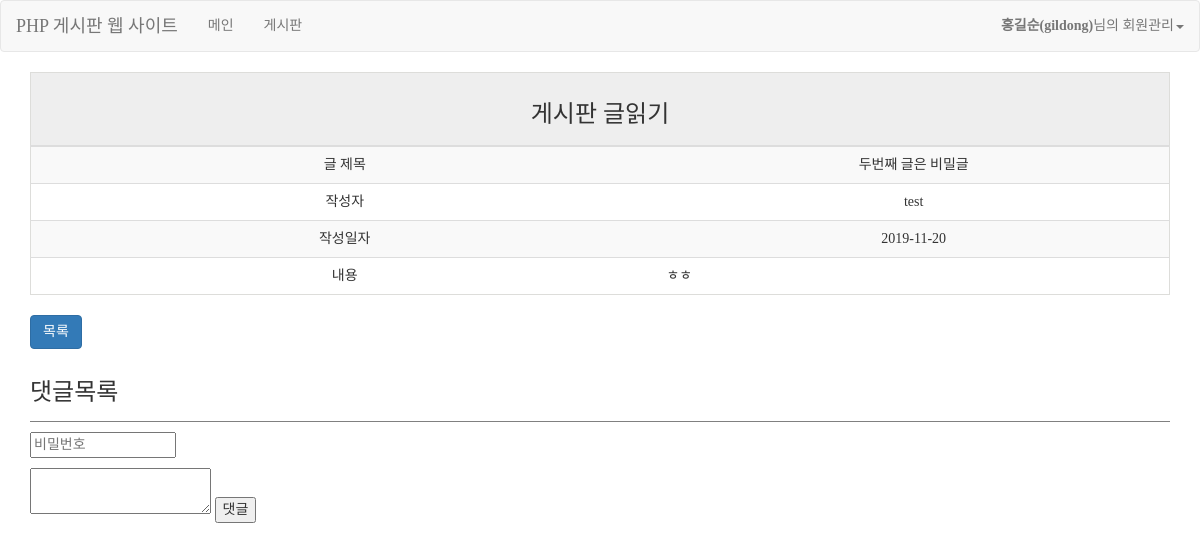
The app's page /gimal/read.php?idx=2 (signed in) with its own data.
### tables this page shows
CREATE TABLE `board` (
  `idx` int(11) NOT NULL,
  `name` varchar(100) NOT NULL,
  `pw` varchar(100) NOT NULL,
  `title` varchar(100) NOT NULL,
  `content` text NOT NULL,
  `date` date NOT NULL,
  `hit` int(11) NOT NULL,
  `lock_post` int(11) NOT NULL
);

### gimal/db/db_con.php (called while the page is built)
<?php
	$db_id="root";
	$db_pw="";
	$db_name="bbs";
	$db_domain="localhost";
	$db=mysqli_connect($db_domain,$db_id,$db_pw,$db_name);
	function mq($sql){
		global $db;
		return $db->query($sql);
	}
?>

### gimal/read.php (the view, shortened to what this page needs)
<?php
	include "./db/db_con.php";
	$bno = $_GET['idx'];
	$sql = mq("select
				 *
			   from
				 board
			   where
				 idx='".$bno."'
			");
	$board = $sql->fetch_array();
?>
<!DOCTYPE html>
<html>
	<head>
		<?php include_once "./fragments/head.php";?>
	</head>
	<body>
		<nav class="navbar navbar-default">
			<?php include_once "./fragments/header.php";?>
		</nav>
		<div class="container">
			<div id="board_read">
				<table class="table table-striped" style="text-align: center; border: 1px solid #ddddda">
					<thead>
						<tr>
							<th colspan="2" style="background-color: #eeeeee; text-align: center;"><h3>게시판 글읽기</h3></th>
						</tr>
					</thead>
					<tbody>
						<tr>
							<td>글 제목</td>
							<td colspan="2"><?=$board['title']?></td>
						</tr>
						<tr>
							<td>작성자</td>
							<td colspan="2"><?=$board['name']?></td>
						</tr>
						<tr>
							<td>작성일자</td>
							<td colspan="2"><?=$board['date']?></td>
						</tr>
						<tr>
							<td>내용</td>
							<td colspan="2" style="min-height: 200px; text-align: left;"><?=$board['content']?></td>
						</tr>
					</tbody>
				</table>
				<a href="list.php" class="btn btn-primary">목록</a>
			</div>
		</div>
		<div class="container">
			<div class="reply_view">
				<h3 style="padding:10px 0 15px 0; border-bottom: solid 1px gray;">댓글목록</h3>
				<div class="dat_ins">
					<input type="password" name="dat_pw" id="dat_pw" class="dat_pw" size="15" placeholder="비밀번호">
					<div style="margin-top:10px;">
						<textarea name="content" class="rep_con" id="rep_con"></textarea>
						<button id="rep_btn" class="rep_btn">댓글</button>
					</div>
				</div>
			</div>
		</div>
	</body>
</html>

### gimal/css/custom.css (style rules this page uses)
* { font-family : "Nanum Gothic"; }

### records on screen
board: title "두번째 글은 비밀글", name "test", date "2019-11-20", content "ㅎㅎ"

### other values on screen
$logged "홍길순(gildong)"
